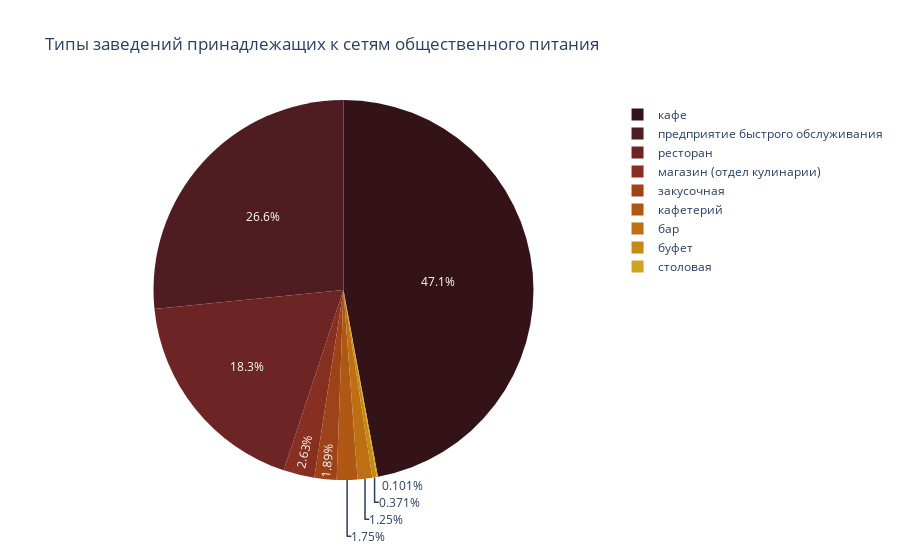

Source (notebook cell):
### Code cell
name = ['Сетевое заведение', 'Несетевое заведение']

fig = px.pie(chain_rests_type_distr,
             values='number',
             names='object_type',
             color_discrete_sequence=px.colors.sequential.solar,
            title='Типы заведений принадлежащих к сетям общественного питания')
fig.show()

### Figure 1 — Plotly figure (JSON) as saved in the notebook; plotly's stock layout.template omitted (floating-point values rounded to 4 significant figures)
{"data": [{"domain": {"x": [0, 1], "y": [0, 1]}, "hovertemplate": "object_type=%{label}<br>number=%{value}<extra></extra>", "labels": ["кафе", "предприятие быстрого обслуживания", "ресторан", "магазин (отдел кулинарии)", "закусочная", "кафетерий", "бар", "буфет", "столовая"], "legendgroup": "", "name": "", "showlegend": true, "type": "pie", "values": [1396, 788, 543, 78, 56, 52, 37, 11, 3]}], "layout": {"legend": {"tracegroupgap": 0}, "piecolorway": ["rgb(51, 19, 23)", "rgb(79, 28, 33)", "rgb(108, 36, 36)", "rgb(135, 47, 32)", "rgb(157, 66, 25)", "rgb(174, 88, 20)", "rgb(188, 111, 19)", "rgb(199, 137, 22)", "rgb(209, 164, 32)", "rgb(217, 192, 44)", "rgb(222, 222, 59)", "rgb(224, 253, 74)"], "title": {"text": "Типы заведений принадлежащих к сетям общественного питания"}}}
